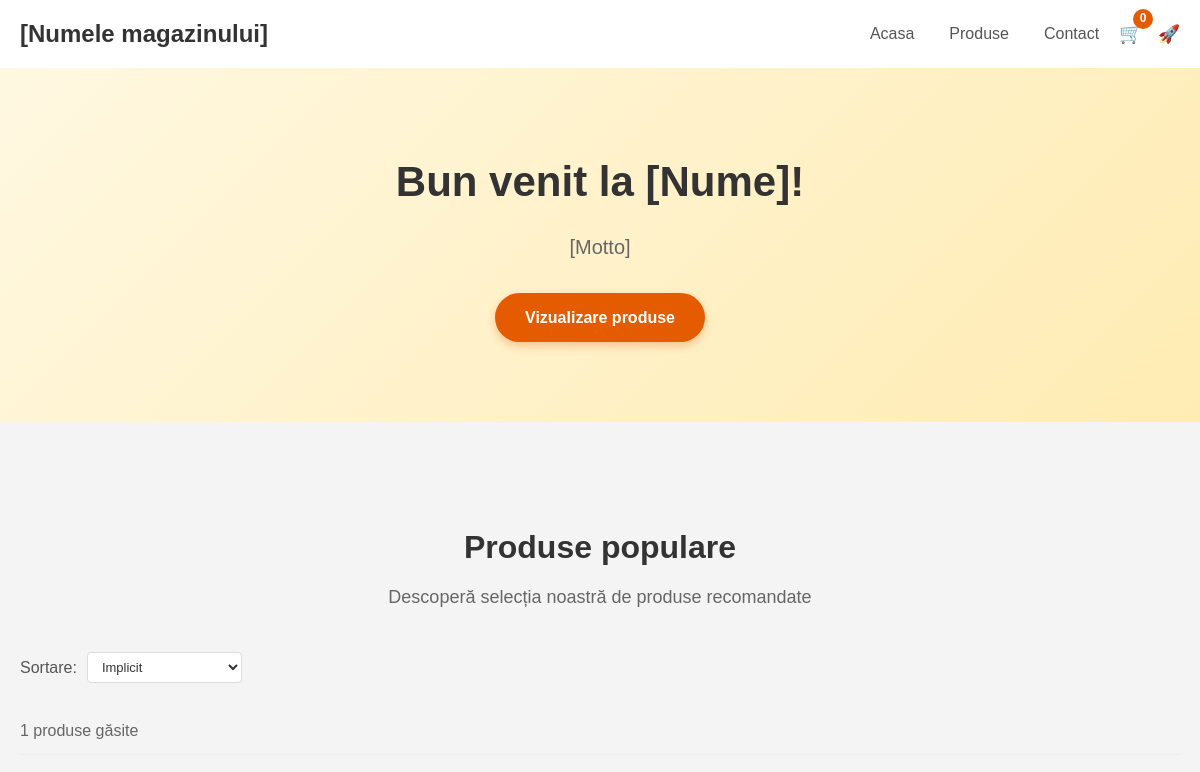
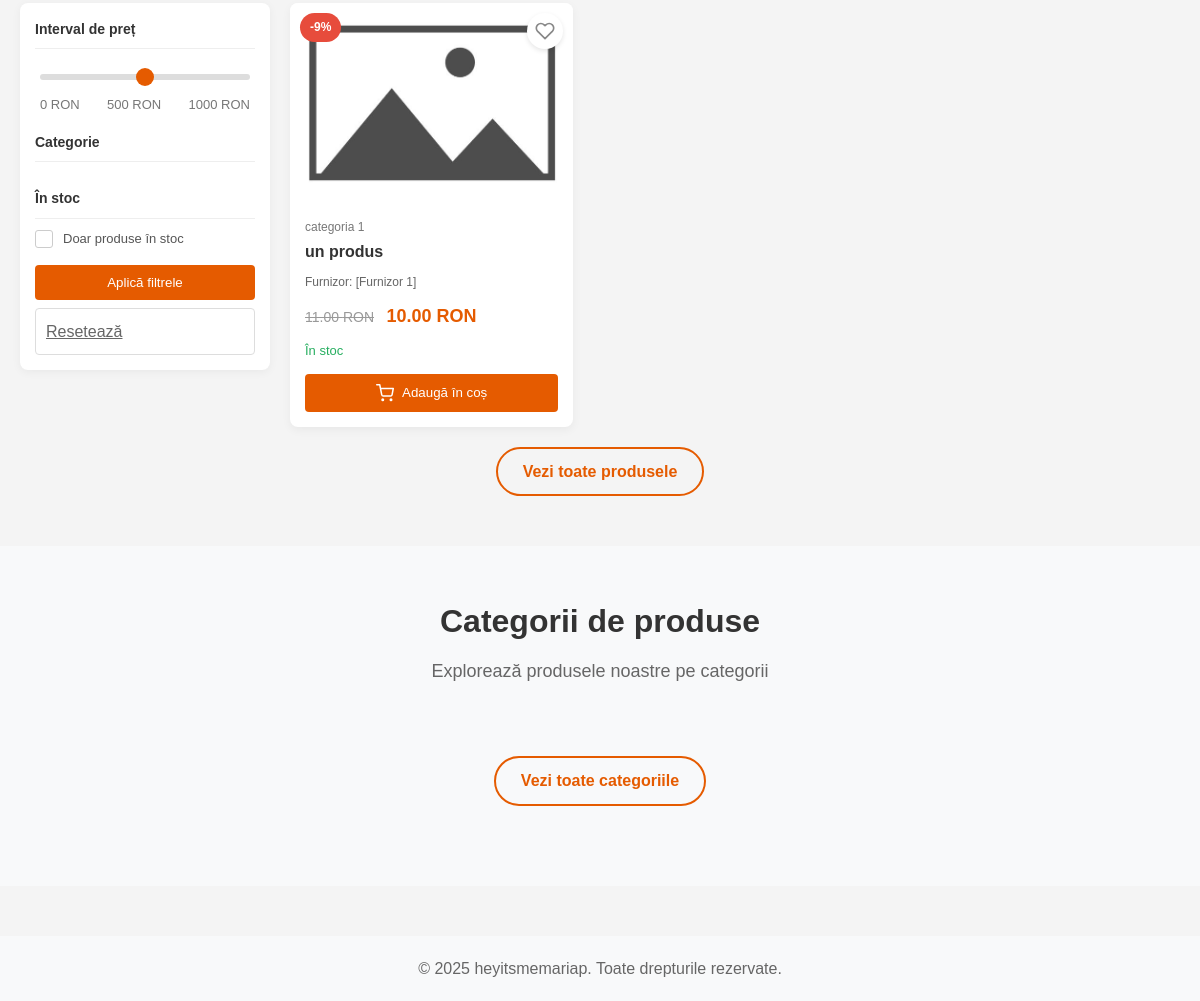
The page / on the database its author committed (2 pictures, top to bottom).
### core/models.py (models this page shows, shortened)
class Product(models.Model):
    pid = ShortUUIDField(unique=True, length=10, alphabet="abcdefgh12345", default="[Produs nou]")
    title = models.CharField(max_length=100, default="[Produs]")
    image = models.ImageField(upload_to=user_directory_path, default="[Produs.jpg]")
    description = models.TextField(null=True, blank=True, default="[Descriere produs]")
    user = models.ForeignKey(User, on_delete = models.SET_NULL, null = True)
    category = models.ForeignKey(Category, on_delete = models.SET_NULL, null = True)
    vendor = models.ForeignKey(Furnizor, on_delete = models.SET_NULL, null = True)
    price = models.DecimalField(max_digits=10, decimal_places=2, default="00.00")
    old_price = models.DecimalField(max_digits=10, decimal_places=2, default="01.00")
    specifications = models.TextField(null=True, blank=True, default="[Alte specificatii]")
    product_status = models.CharField(choices=STATUS, max_length=10, default="wip")
    status = models.BooleanField(default=True)
    in_stock = models.BooleanField(default=True)
    featured = models.BooleanField(default=False)
    digital = models.BooleanField(default=False)
    sku = ShortUUIDField(unique=True, length=4, alphabet="1234567890")
    date = models.DateField(auto_now_add=True)
    updated = models.DateField(null = True, blank=True)
    class Meta:
        verbose_name_plural = "Produse"
    def get_precentage(self):
        if self.old_price and self.price > 0:
            new_price = 100 - (self.price / self.old_price) * 100
            return new_price
        return 0

class Category(models.Model):
    cid = ShortUUIDField(unique=True, length=10, alphabet="abcdefgh12345")
    title = models.CharField(max_length=100, default="[Categorie]")
    image = models.ImageField(upload_to="categorie")
    class Meta:
        verbose_name_plural = "Categorii"

class Furnizor(models.Model):
    vid = ShortUUIDField(unique=True, length=10, alphabet="abcdefgh12345")
    title = models.CharField(max_length=100, default="[Furnizor]")
    image = models.ImageField(upload_to=user_directory_path)
    description = models.TextField(null=True, blank=True, default="[Descriere furnizor]")
    address = models.CharField(max_length=100, default="[Bd. Preciziei nr. 24, Bloc A1, Ap.709]")
    contact = models.CharField(max_length=100, default="[+40 (787) 763 178]")
    chat_resp_time = models.CharField(max_length=100, default="[100]")
    shipping_on_time = models.CharField(max_length=100, default="[60]")
    authentic_rating = models.CharField(max_length=100, default="[5]")
    days_return = models.CharField(max_length=100, default="[30]")
    warranty_period = models.CharField(max_length=100, default="[30]")
    user = models.ForeignKey(User, on_delete = models.SET_NULL, null = True)
    price = models.DecimalField(max_digits=10, decimal_places=2,default="00.00")
    old_price = models.DecimalField(max_digits=10, decimal_places=2,default="01.00")
    class Meta:
        verbose_name_plural = "Furnizori"

### core/views.py (the view)
# urls.py: path("", index, name="index"),
def index(request):
    products = Product.objects.filter(featured=True)
    context = {
        "products": products # is the one from above
    }
    return render(request, 'core/index.html', context)

### templates/core/index.html (shortened to what this page needs)
{% extends 'partials/base.html'  %}
{% load static %}
{% block content %}
<section class="hero-banner">
    <div class="container">
        <h1>Bun venit la [Nume]!</h1>
        <p class="subtitle">[Motto]</p>
        <a href="{% url 'core:product-list' %}" class="btn-primary">Vizualizare produse</a>
    </div>
</section>
<section class="products-section">
    <div class="container">
        <div class="section-header">
            <h2>Produse populare</h2>
            <p>Descoperă selecția noastră de produse recomandate</p>
        </div>
        <div class="filter-controls">
            <div class="filter-section">
                <form id="sort-form" method="get" action="{{ request.path }}" style="display: flex; align-items: center;">
                    <label for="sort-products">Sortare:</label>
                    <select id="sort-products" name="sort" class="sort-select" onchange="document.getElementById('sort-form').submit();">
                        <option value="default" {% if current_sort == 'default' %}selected{% endif %}>Implicit</option>
                    </select>
                </form>
            </div>
        </div>
        <div class="search-results-info">
            <p>{{ products.paginator.count|default:products.count }} produse găsite</p>
        </div>
        <div class="products-grid-container">
            <div class="filters-sidebar" id="filters-sidebar">
                <form id="filter-form" method="get" action="{{ request.path }}">
                    <div class="filter-block">
                        <h3>Interval de preț</h3>
                        <div class="price-range">
                            <input type="range" min="0" max="1000" value="{{ current_price|default:500 }}" class="slider" id="price-range" name="price">
                            <div class="price-labels">
                                <span>0 RON</span>
                                <span id="price-value">{{ current_price|default:500 }} RON</span>
                                <span>1000 RON</span>
                            </div>
                        </div>
                    </div>
                    <div class="filter-block">
                        <h3>Categorie</h3>
                    </div>
                    <div class="filter-block">
                        <h3>În stoc</h3>
                        <div class="checkbox-group">
                            <label class="checkbox-label">
                                <span class="checkbox-custom"></span>
                                Doar produse în stoc
                            </label>
                        </div>
                    </div>
                    <div class="filter-actions">
                        <button type="submit" class="btn-apply">Aplică filtrele</button>
                        <a href="{{ request.path }}" class="btn-reset">Resetează</a>
                    </div>
                </form>
            </div>
            <div class="products-grid">
                {% if products %}
                    {% for product in products %}
                    <div class="product-card" data-product-id="{{ product.pid }}">
                        <div class="product-badge {% if product.get_precentage > 0 %}sale{% elif product.featured %}featured{% endif %}">
                            {% if product.get_precentage > 0 %}
                                -{{ product.get_precentage|floatformat:0 }}%
                            {% elif product.featured %}
                                Popular
                            {% endif %}
                        </div>
                        <div class="product-actions">
                            <button class="action-btn wishlist-btn {% if product.pid in wishlist_products %}in-wishlist{% endif %}" title="Adaugă la favorite" data-product-id="{{ product.pid }}">
                            </button>
                        </div>
                        <a href="#" class="product-image">
                            <img src="{% if product.image %}{{ product.image.url }}{% else %}{% static 'placeholder.jpg' %}{% endif %}" alt="{{ product.title }}">
                        </a>
                        <div class="product-info">
                            <div class="product-category">{{ product.category.title|default:"Fără categorie" }}</div>
                            <h3 class="product-title">
                                <a href="#">{{ product.title }}</a>
                            </h3>
                            <div class="product-vendor">
                                {% if product.vendor %}
                                    <span>Furnizor: {{ product.vendor.title }}</span>
                                {% else %}
                                    <span>Furnizor propriu</span>
                                {% endif %}
                            </div>
                            <div class="product-price">
                                {% if product.get_precentage > 0 %}
                                    <span class="regular-price">{{ product.old_price }} RON</span>
                                {% endif %}
                                <span class="current-price">{{ product.price }} RON</span>
                            </div>
                            <div class="product-status">
                                {% if product.in_stock %}
                                    <span class="in-stock">În stoc</span>
                                {% else %}
                                    <span class="out-of-stock">Stoc epuizat</span>
                                {% endif %}
                            </div>
                            <button class="add-to-cart" data-product-id="{{ product.pid }}">
                                Adaugă în coș
                            </button>
                        </div>
                        </div>
                    </div>
                    {% endfor %}
                {% endif %}
            </div>
        </div>
        <div class="view-all-container">
            <a href="{% url 'core:product-list' %}" class="btn-view-all">Vezi toate produsele</a>
        </div>
</section>
<section class="categories-section">
    <div class="container">
        <div class="section-header">
            <h2>Categorii de produse</h2>
            <p>Explorează produsele noastre pe categorii</p>
        </div>
        <div class="categories-preview">
            <a href="{% url 'core:category-list' %}" class="btn-view-all">Vezi toate categoriile</a>
        </div>
    </div>
</section>
{% endblock content %}

### static/assets/css/styles.css (style rules this page uses)
* { margin: 0; padding: 0; box-sizing: border-box; font-family: Arial, sans-serif; }
body { background: #f4f4f4; color: #333; }

### templates/partials/base.html (style rules this page uses)
body { font-family: Arial, sans-serif; margin: 0; padding: 0; line-height: 1.6; color: #333; }
.add-to-cart { width: 100%; display: flex; align-items: center; justify-content: center; background-color: #e55b00; color: white; border: none; padding: 10px; border-radius: 4px; font-weight: 500; cursor: pointer; transition: background-color 0.2s, transform 0.1s; }
.add-to-cart svg { margin-right: 8px; }
.add-to-cart, .quantity-controls { transition: opacity 0.3s, transform 0.3s; }
.wishlist-btn { background-color: white; border: none; width: 36px; height: 36px; border-radius: 50%; display: flex; align-items: center; justify-content: center; box-shadow: 0 2px 5px rgba(0,0,0,0.1); cursor: pointer; transition: all 0.2s; color: #888; }

### rows shown on the page
Product: get_precentage "9", image (picture), category "categoria 1", title "un produs", vendor "[Furnizor 1]", old_price "11.00", price "10.00", in_stock "În stoc"

### other values the page prints
{{ products.paginator.count|default:products.count }} "1"
{{ current_price|default:500 }} "500"
